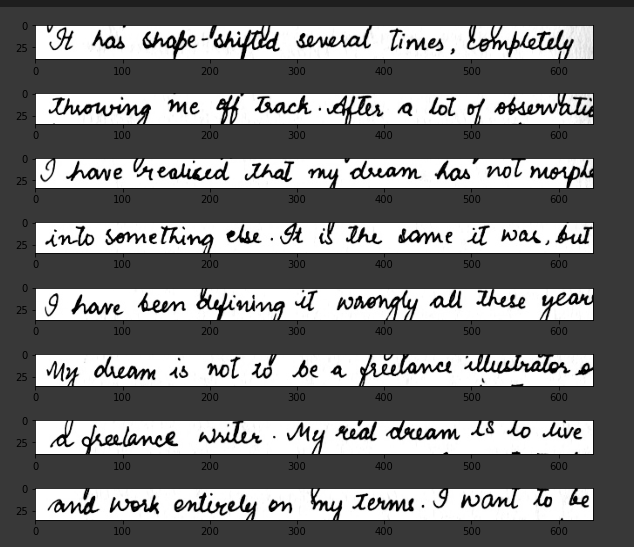
#> input picture Segmentation/images/line_segment.png, 634 x 547 px
$ python main.py   (Python 2 division)   (older library calls are emulated)
#> lines starting #> are read from the running program, lines starting #| are printed output that depends on the picture; after the words box and inside, x2 and y2 are one past the last pixel; in counts of white or black regions, pixels touching at a corner belong together
#> the answer given: ../images/line_segment.png
#> the answer given: out.png
### Segmentation/chars_segmentation/Prepocessing_word_char.py
import numpy as np
import pandas as pd
import craft
import math
import cv2
from collections import defaultdict
import scipy.cluster.hierarchy as hcluster
import sklearn.cluster as cluster


class Preprocess():
    """To segment words from line and or chars from word
    ====================================================
    """

    def segment_all(self, path):
        # Define functions
        def load_image(path: str):
#> called with path = '../images/line_segment.png'
            img = cv2.imread(path)
#> img is the input picture: shape (547, 634, 3); mean B, G, R 116.8, 116.8, 116.8
            return cv2.cvtColor(img, cv2.COLOR_BGR2GRAY)

        def invert(img):
            return cv2.bitwise_not(img)

        def binarize_image(img):
            ret, img_binarized = cv2.threshold(img, 0, 255, cv2.THRESH_BINARY+cv2.THRESH_OTSU)
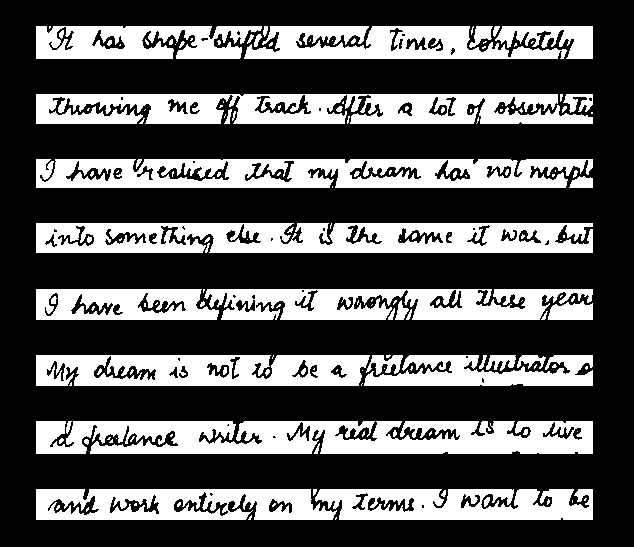
#> img_binarized: shape (547, 634); 32.6% white; 162 white regions (103 under 20 px), largest, box (x1, y1, x2, y2) and area: (36, 421, 593, 454) 15223, (36, 223, 593, 253) 13785, (36, 94, 593, 124) 12726
#> ret = 154
            return img_binarized

        def equalize_image(img):
            clahe = cv2.createCLAHE(clipLimit=2.0, tileGridSize=(8,8))
            return clahe.apply(img)

        def get_projection_profile(img):
            return np.sum(img, 1)

        def threshold_projection_profile(projection):
            projection_scaled = np.interp(projection, (projection.min(), projection.max()), (0,1))

            threshold = 0.3
            threshold_indices = projection_scaled > threshold

            projection_scaled.fill(0)
            projection_scaled[threshold_indices] = 1

            return projection_scaled

        def calculate_line_height(projection):
            change_indices = np.where(projection[:-1] != projection[1:])[0]

            heights = []
            for (index, change_index) in enumerate(change_indices):
                change_index_prev = 0 if index == 0 else change_indices[index - 1]

                if projection[change_index] == 1:
                    height = change_index - change_index_prev
                    heights.append(height)

            return np.mean(heights)

        def get_image_of_projection_profile(projection, img):
            projection = np.interp(projection, (projection.min(), projection.max()), (0,1))

            maximum = np.max(projection)
            width = img.shape[1]
            result = np.zeros((projection.shape[0], 500))

            for row in range(img.shape[0]):
                cv2.line(result, (0, row), (int(projection[row]*width/maximum), row), (255,255,255), 1)

            return result

        def remove_connected_components(img):
            number_of_labels, labels, stats, centroids = cv2.connectedComponentsWithStats(img, 8, cv2.CV_32S)
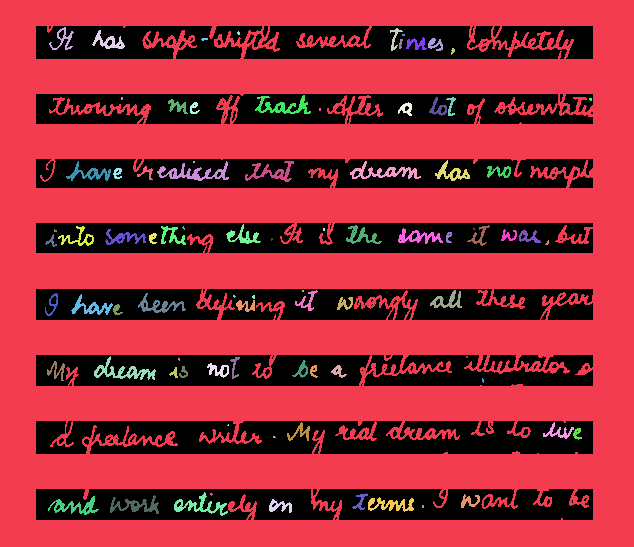
#> labels: shape (547, 634) int32; 85 distinct labels, from 0 to 84; one colour per label, 0 black
#> number_of_labels = 85; stats = 85 rows, first 6: [36, 26, 557, 494, 113141], [0, 0, 634, 547, 223079], [49, 27, 25, 23, 167], [390, 28, 13, 23, 92], [92, 30, 33, 19, 239], [237, 31, 3, 4, 9]; centroids = 85 pairs, first value 51.02 to 590.1, second value 32.67 to 506.4
            sizes = stats[1:, -1]
#> sizes = 84 values, max 223079 at index 0, min 3 at index 72, mean 2781.6
            number_of_labels = number_of_labels - 1
#> number_of_labels = 84
            min_size = 100

            img_cleaned = np.full(img.shape, 0)
            for i in range(0, number_of_labels):
                if sizes[i] >= min_size:
                    img_cleaned[labels == i + 1] = 255
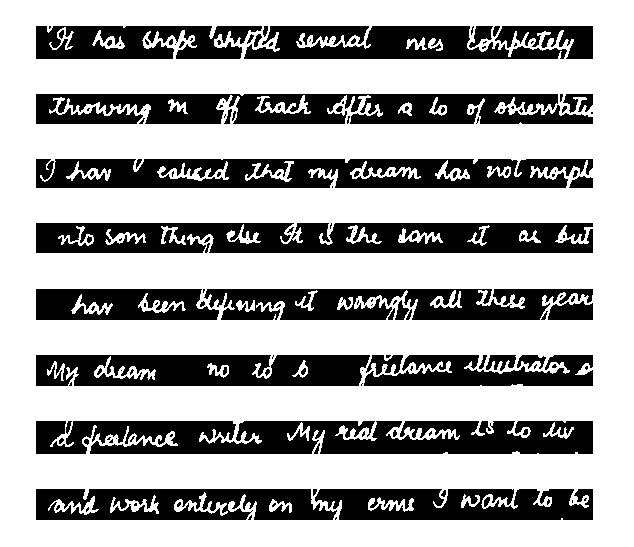
#> img_cleaned: shape (547, 634) int64; 67% white; 154 black regions (96 under 20 px), largest, box (x1, y1, x2, y2) and area: (36, 421, 593, 454) 15292, (36, 223, 593, 253) 14070, (36, 94, 593, 124) 12875

            return img_cleaned

        def run(img):
            if img is None:
                return

            img_equalized = equalize_image(img.copy())

            img_binarized =  binarize_image(img_equalized.copy())
            img_binarized = invert(img_binarized)

            img_denoised_cc = remove_connected_components(img_binarized.copy())

            projection_profile = get_projection_profile(img_denoised_cc)
#> projection_profile = 547 values, max 161670 at index 0, min 20400 at index 246, mean 108256.1

            projection_profile_thresholded = threshold_projection_profile(projection_profile)
#> in threshold_projection_profile, `projection_scaled = np.interp(projection, (projection.min(), projectio..`: projection_scaled = 547 values, max 1 at index 0, min 0 at index 246, mean 0.622
#> projection_profile_thresholded = 547 values, max 1 at index 0, min 0 at index 26, mean 0.662
            img_profile_thresholded = get_image_of_projection_profile(projection_profile_thresholded, img_denoised_cc)
#> in get_image_of_projection_profile, `projection = np.interp(projection, (projection.min(), projection.max()..`: projection has the same summary as projection_profile_thresholded in run
#> in get_image_of_projection_profile, `maximum = np.max(projection)`: maximum = 1
#> after the loop in get_image_of_projection_profile, `for row in range(img.shape[0]):`:
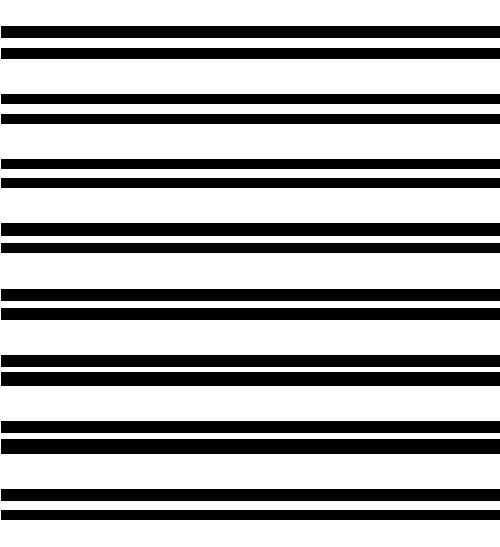
#> result: shape (547, 500) float64; 66.2% white; 16 black regions, largest, box (x1, y1, x2, y2) and area: (1, 439, 500, 454) 7485, (1, 372, 500, 386) 6986, (1, 223, 500, 236) 6487

            line_height = calculate_line_height(projection_profile_thresholded)
#> in calculate_line_height, `change_indices = np.where(projection[:-1] != projection[1:])[0]`: change_indices = 32 values from 25 to 519
#> the loop in calculate_line_height, `for (index, change_index) in enumerate(change_indices):` made 32 passes
#> (change_index, change_index_prev, height) on passes 1, 3, 5, 7, 9, 11, 13, 15, 17, 19, 21, 23: (25, 0, 25), (47, 37, 10), (93, 58, 35), (113, 103, 10), (158, 123, 35), (177, 168, 9), (222, 187, 35), (242, 235, 7), (288, 252, 36), (307, 300, 7), (354, 319, 35), (371, 366, 5)
#> (change_index, change_index_prev) on passes 2, 4, 6, 8, 10, 12: (37, 25), (58, 47), (103, 93), (123, 113), (168, 158), (187, 177)
#> after the loop in calculate_line_height, `for (index, change_index) in enumerate(change_indices):`: heights = [25, 10, 35, 10, 35, 9, 35, 7, 36, 7, 35, 5, 35, 6, 35, 9]
#> line_height = 20.88

            return [line_height, img_profile_thresholded]

        # Import image
        img = load_image(path)

        # Run run() function on the image
        line_height = run(img)[0]
#> line_height = 20.88
        img_thresholded = run(img)[1]
#> the loop in calculate_line_height (call 2), `for (index, change_index) in enumerate(change_indices):` made 32 passes
#> (change_index, change_index_prev) on passes 2, 4, 6, 8, 10, 12, 14, 16, 18, 20, 22, 24: (37, 25), (58, 47), (103, 93), (123, 113), (168, 158), (187, 177), (235, 222), (252, 242), (300, 288), (319, 307), (366, 354), (385, 371)

        # Create a dataframe
        img_df = pd.DataFrame(data=img_thresholded[0:,1:],
                    index=[i for i in range(img_thresholded.shape[0])],
                    columns=["col_"+str(i) for i in range(1,img_thresholded.shape[1])])
#> img_df = table of 547 rows and 499 columns

        col_1 = img_df["col_1"].values
#> col_1 = 547 values, max 255 at index 0, min 0 at index 26, mean 168.8

        # Indexes of where a new line starts and ends
        white_index = []
        for index, pixel in enumerate(col_1):
            if pixel == 0.0:
                if index < (len(col_1)-1):
                    if (col_1[index-1] == 255.0):
                        white_index.append(index)
                    elif (col_1[index+1] == 255.0):
                        white_index.append(index+1)
#> this loop made 547 passes
#> pixel on passes 1 to 3: 255, 255, 255
#> after the loop, white_index = 32 values from 26 to 520

        # This is not a constant but a rate. Apply linear regression to find the formula.
        # Basically, the larger the line height, the larger the bias
        bias = line_height * 0.667 - 1
#> bias = 12.92

        cropped_lines = []

        # Line segmenting based on start point, end point, and bias.
        for i in range(0,len(white_index),2):
            start = white_index[i]
            end = white_index[i+1]

            cropped_line = img[start-bias:end+bias, :]
            cropped_lines.append(cropped_line)
#> this loop made 1 pass
#> (start, end) on pass 1: (26, 38)
#> after the loop, cropped_lines = []

        # First array is blank since the index starts at 0
        del cropped_lines[0]

        return cropped_lines

        # Crop word from line function
    # [73 lines left out: functions crop_word_from_line, crop_char_from_word, not called in this run]

### Segmentation/chars_segmentation/main.py
from Prepocessing_word_char import Preprocess

def main(input_dir: str, output_dir: str):
    preprocess = Preprocess()

    # Lines segmenting
    lines = preprocess.segment_all(input_dir)
    # Words segmenting
    words = preprocess.crop_word_from_line(lines)
    # Characters segmenting
    chars = preprocess.crop_char_from_word(words)

    # Export character images
    line_num = 0
    for line in chars:

        word_num = 0
        for word in line:

            j = 0
            for char in word:
                cv2.imwrite(output_dir + "/line{0}_word{1}_char{2}.png".format(line_num, word_num, str(j)), char)
                j += 1

            word_num += 1
        line_num += 1


if __name__ == '__main__':
    input_dir = input("Image path: ")
    output_dir = input("Output path: ")
#> (the run stopped early here; a loop or call above may not have finished)
